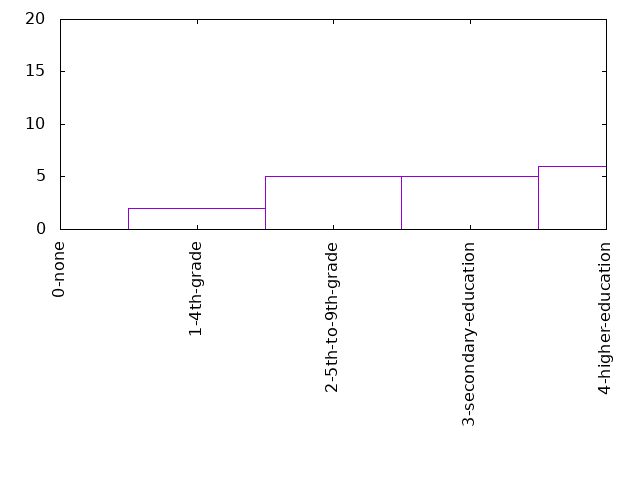

Source code (gnuplot):
set term png
set out "18-20Fedu.png"
set key off
set xtics rotate
set yrange[0:20]

plot '18-20Fedu.dat' using 1:xticlabel(2) with boxes
